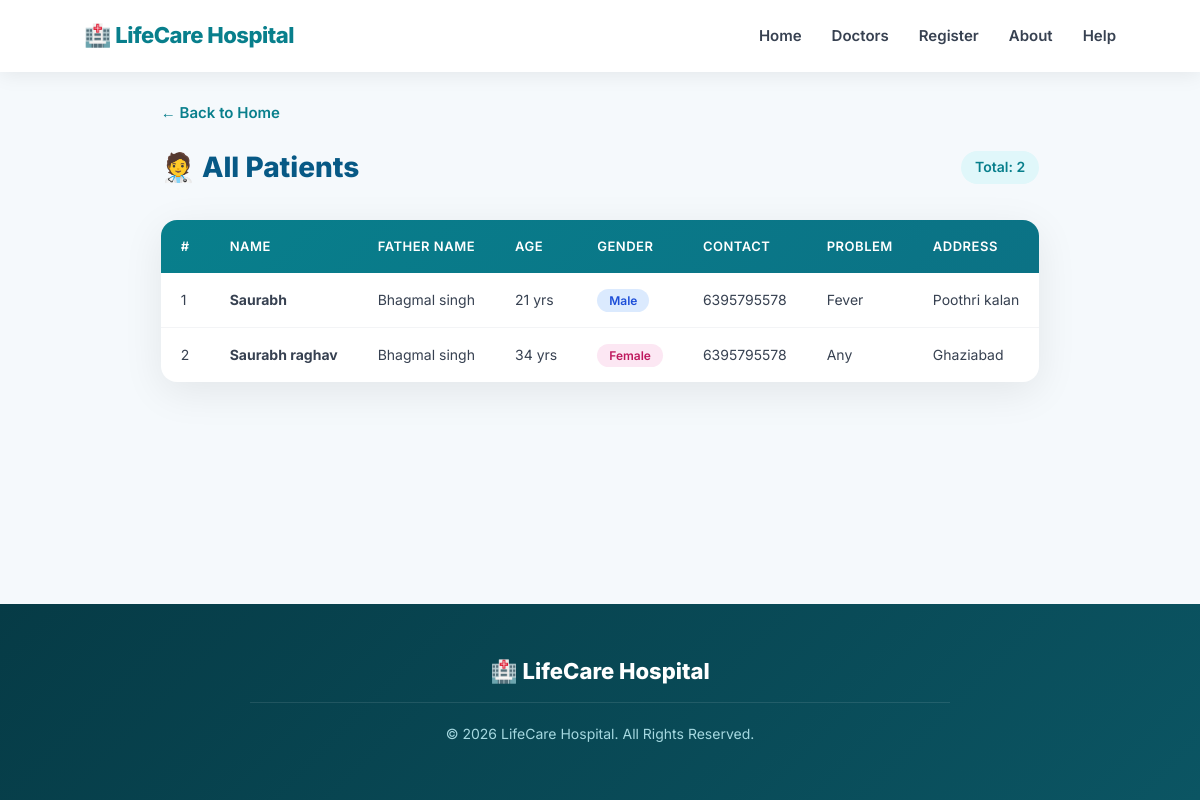
The app's page /patients/ with its own data.
### API/models.py (models this page shows, shortened)
class Patient(models.Model):
    patient_name = models.CharField(max_length=100)
    father_name = models.CharField(max_length=100)
    age = models.PositiveIntegerField()
    gender = models.CharField(
        max_length=10,
        choices=[
            ("Male", "Male"),
            ("Female", "Female"),
            ("Other", "Other"),
        ]
    )
    mobile = models.CharField(max_length=15)
    address = models.TextField()
    problem = models.TextField()
    created_at = models.DateTimeField(auto_now_add=True, null=True)

### API/views.py (the view)
# urls.py: path('patients/', views.patient_list, name='patient_list'),
def patient_list(request):
    patients = Patient.objects.all()
    for patient in patients:
        patient.patient_name = patient.patient_name.capitalize()
        patient.father_name = patient.father_name.capitalize()
        patient.problem = patient.problem.capitalize()
        patient.address=patient.address.capitalize()
    return render(request, "patient.html", {'patients': patients})

### template/patient.html (shortened to what this page needs)
{% load static %}
<!DOCTYPE html>
<html lang="en">
<head>
    <link rel="stylesheet" href="{% static 'home.css' %}">
</head>
<body>
    <nav>
        <div class="logo">🏥 LifeCare Hospital</div>
        <div class="nav-links">
            <a href="/">Home</a>
            <a href="/#doctors">Doctors</a>
            <a href="/#register">Register</a>
            <a href="/#about">About</a>
            <a href="/#help">Help</a>
        </div>
    </nav>
    <div class="page-wrapper">
        <a href="/" class="back-btn">← Back to Home</a>
        <div class="page-header">
            <h1>🧑‍⚕️ All Patients</h1>
            <span>Total: {{ patients|length }}</span>
        </div>
        <div class="table-wrapper">
            {% if patients %}
            <table>
                <thead>
                    <tr>
                        <th>#</th>
                        <th>Name</th>
                        <th>Father Name</th>
                        <th>Age</th>
                        <th>Gender</th>
                        <th>Contact</th>
                        <th>Problem</th>
                        <th>Address</th>
                    </tr>
                </thead>
                <tbody>
                    {% for patient in patients %}
                    <tr>
                        <td>{{ forloop.counter }}</td>
                        <td><strong>{{ patient.patient_name }}</strong></td>
                        <td> {{patient.father_name}}</td>
                        <td>{{ patient.age }} yrs</td>
                        <td>
                            <span class="gender-badge
                                {% if patient.gender == 'Male' %}gender-male
                                {% elif patient.gender == 'Female' %}gender-female
                                {% else %}gender-other{% endif %}">
                                {{ patient.gender }}
                            </span>
                        </td>
                        <td>{{ patient.mobile}}</td>
                        <td>{{ patient.problem|truncatechars:30 }}</td>
                        <td>{{ patient.address|truncatechars:30 }}</td>
                    </tr>
                    {% endfor %}
                </tbody>
            </table>
            {% endif %}
        </div>
    </div>
    <footer>
        <div class="footer-content">
            <div class="footer-logo">🏥 LifeCare Hospital</div>
            <p class="footer-copy">© 2026 LifeCare Hospital. All Rights Reserved.</p>
        </div>
    </footer>
</body>
</html>

### static/home.css (style rules this page uses)
* { margin: 0; padding: 0; box-sizing: border-box; }
html { scroll-behavior: smooth; }
body { font-family: 'Inter', Arial, sans-serif; background: #f5f9fc; color: #1f2937; line-height: 1.6; }
nav { width: 100%; height: 72px; position: fixed; top: 0; left: 0; z-index: 1000; display: flex; align-items: center; justify-content: space-between; padding: 0 7%; background: rgba(255, 255, 255, 0.97); box-shadow: 0 2px 20px rgba(0, 0, 0, 0.08); backdrop-filter: blur(10px); }
.logo { color: #087f8c; font-size: 22px; font-weight: 800; white-space: nowrap; letter-spacing: -0.5px; }
.nav-links { display: flex; align-items: center; gap: 30px; }
.nav-links a { position: relative; color: #374151; text-decoration: none; font-size: 15px; font-weight: 600; transition: 0.3s; }
.nav-links a::after { content: ""; position: absolute; left: 0; bottom: -5px; width: 0; height: 2px; background: #087f8c; transition: 0.3s; border-radius: 2px; }
footer { background: linear-gradient(135deg, #063b46, #0b5563); color: #dff6ff; text-align: center; padding: 50px 20px 30px; }
.footer-content { max-width: 700px; margin: auto; }
.footer-logo { font-size: 22px; font-weight: 800; color: white; margin-bottom: 12px; }
.footer-content > p { color: #a5d8e0; font-size: 14px; margin-bottom: 25px; }
.footer-copy { color: #6b9ea6; font-size: 13px; border-top: 1px solid rgba(255,255,255,0.1); padding-top: 20px; margin-top: 5px; }

### template/patient.html (style rules this page uses)
.page-wrapper { max-width: 1100px; margin: 100px auto 60px; padding: 0 20px; }
.page-header { display: flex; align-items: center; justify-content: space-between; margin-bottom: 30px; flex-wrap: wrap; gap: 15px; }
.page-header h1 { font-size: 28px; font-weight: 800; color: #075985; }
.page-header span { background: #e0f7fa; color: #087f8c; padding: 5px 14px; border-radius: 50px; font-size: 14px; font-weight: 600; }
.back-btn { display: inline-block; margin-bottom: 20px; color: #087f8c; text-decoration: none; font-weight: 600; font-size: 15px; }
.table-wrapper { background: white; border-radius: 16px; box-shadow: 0 10px 40px rgba(0,0,0,0.08); overflow: hidden; }
table { width: 100%; border-collapse: collapse; }
thead { background: linear-gradient(135deg, #087f8c, #0b7285); }
thead th { padding: 16px 20px; text-align: left; color: white; font-size: 13px; font-weight: 600; text-transform: uppercase; letter-spacing: 0.5px; }
tbody tr { border-bottom: 1px solid #f3f4f6; transition: 0.2s; }
tbody tr:last-child { border-bottom: none; }
tbody td { padding: 16px 20px; color: #374151; font-size: 14px; }
.gender-badge { padding: 4px 12px; border-radius: 50px; font-size: 12px; font-weight: 600; }
.gender-male { background: #dbeafe; color: #1d4ed8; }
.gender-female { background: #fce7f3; color: #be185d; }
body { display: flex; flex-direction: column; min-height: 100vh; }
.page-wrapper { flex: 1; }

### records on screen
Patient: patient_name "Saurabh", father_name "Bhagmal singh", age "21", gender "Male", mobile "6395795578", problem "Fever", address "Poothri kalan"
Patient: patient_name "Saurabh raghav", father_name "Bhagmal singh", age "34", gender "Female", mobile "6395795578", problem "Any", address "Ghaziabad"

### other values on screen
{{ patients|length }} "2"
